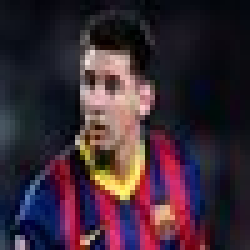
#> input picture python/try/imgdata/1.jpg, 50 x 50 px, found by its file name (shown 5 times larger)
$ python trymore.py
#> lines starting #> are read from the running program, lines starting #| are printed output that depends on the picture
#!/usr/bin/python3


import cv2
import os
import numpy as np

img_list=os.listdir('/home/kimosabe/imgdata')

x=cv2.imread('/home/kimosabe/imgdata/1.jpg',0)
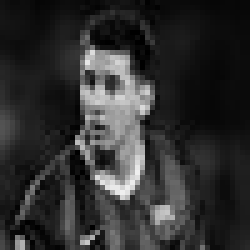
#> x: shape (50, 50) (shown 5 times larger); min 0, max 239, mean 47.5
print(x)
#> (printed output is left out)

for i in img_list:
	if i=='1.jpg':
		continue
	else:
		print(i)
		y=cv2.imread('/home/kimosabe/imgdata/'+i,0)
		print(y)
		z=np.append(x,y,axis=0)

#> (the run stopped early here; a loop or call above may not have finished)
